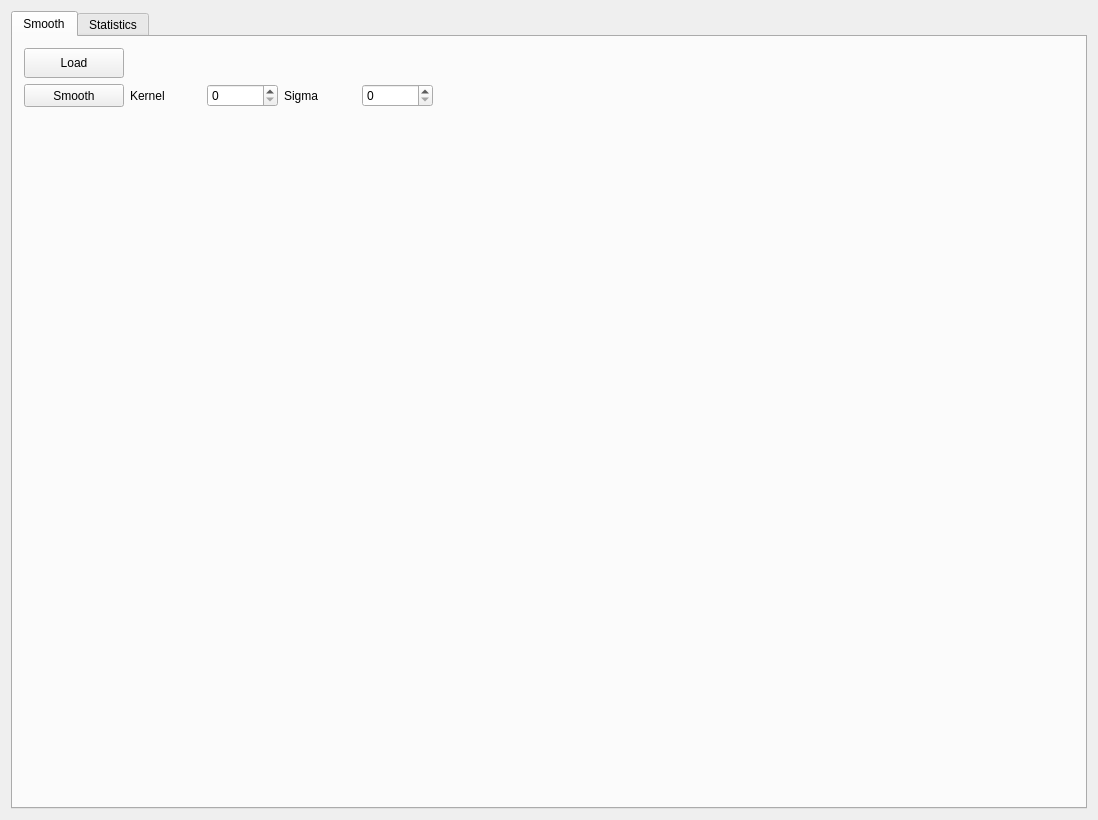
<?xml version="1.0" encoding="UTF-8"?>
<ui version="4.0">
 <class>Widget</class>
 <widget class="QWidget" name="Widget">
  <property name="geometry">
   <rect>
    <x>0</x>
    <y>0</y>
    <width>1098</width>
    <height>820</height>
   </rect>
  </property>
  <property name="windowTitle">
   <string>Widget</string>
  </property>
  <layout class="QVBoxLayout" name="verticalLayout">
   <item>
    <widget class="QTabWidget" name="smoothWidget">
     <property name="currentIndex">
      <number>0</number>
     </property>
     <widget class="QWidget" name="tab">
      <attribute name="title">
       <string>Smooth</string>
      </attribute>
      <layout class="QHBoxLayout" name="horizontalLayout">
       <item>
        <layout class="QVBoxLayout" name="verticalLayout_2" stretch="1,8">
         <item>
          <layout class="QGridLayout" name="gridLayout" columnstretch="9,1,1,1,1,9">
           <item row="1" column="1">
            <widget class="QLabel" name="label">
             <property name="text">
              <string>Kernel</string>
             </property>
            </widget>
           </item>
           <item row="1" column="0">
            <widget class="QPushButton" name="smoothButton">
             <property name="maximumSize">
              <size>
               <width>100</width>
               <height>30</height>
              </size>
             </property>
             <property name="text">
              <string>Smooth</string>
             </property>
            </widget>
           </item>
           <item row="0" column="0">
            <widget class="QPushButton" name="loadButton">
             <property name="maximumSize">
              <size>
               <width>100</width>
               <height>30</height>
              </size>
             </property>
             <property name="text">
              <string>Load</string>
             </property>
            </widget>
           </item>
           <item row="1" column="3">
            <widget class="QLabel" name="label_2">
             <property name="text">
              <string>Sigma</string>
             </property>
            </widget>
           </item>
           <item row="1" column="2">
            <widget class="QSpinBox" name="kernelSpinBox">
             <property name="accelerated">
              <bool>true</bool>
             </property>
            </widget>
           </item>
           <item row="1" column="4">
            <widget class="QSpinBox" name="sigmaSpinBox">
             <property name="accelerated">
              <bool>true</bool>
             </property>
            </widget>
           </item>
           <item row="0" column="1" colspan="4">
            <widget class="QLabel" name="folderLabel">
             <property name="text">
              <string/>
             </property>
             <property name="alignment">
              <set>Qt::AlignCenter</set>
             </property>
            </widget>
           </item>
           <item row="1" column="5">
            <spacer name="horizontalSpacer">
             <property name="orientation">
              <enum>Qt::Horizontal</enum>
             </property>
             <property name="sizeHint" stdset="0">
              <size>
               <width>40</width>
               <height>20</height>
              </size>
             </property>
            </spacer>
           </item>
          </layout>
         </item>
         <item>
          <layout class="QGridLayout" name="gridLayout_3">
           <item row="1" column="2">
            <widget class="QwtPlot" name="qwtPlot_07">
             <property name="sizePolicy">
              <sizepolicy hsizetype="Preferred" vsizetype="Preferred">
               <horstretch>0</horstretch>
               <verstretch>0</verstretch>
              </sizepolicy>
             </property>
            </widget>
           </item>
           <item row="1" column="0">
            <widget class="QwtPlot" name="qwtPlot_05">
             <property name="sizePolicy">
              <sizepolicy hsizetype="Preferred" vsizetype="Preferred">
               <horstretch>0</horstretch>
               <verstretch>0</verstretch>
              </sizepolicy>
             </property>
            </widget>
           </item>
           <item row="1" column="3">
            <widget class="QwtPlot" name="qwtPlot_08">
             <property name="sizePolicy">
              <sizepolicy hsizetype="Preferred" vsizetype="Preferred">
               <horstretch>0</horstretch>
               <verstretch>0</verstretch>
              </sizepolicy>
             </property>
            </widget>
           </item>
           <item row="2" column="3">
            <widget class="QwtPlot" name="qwtPlot_12">
             <property name="sizePolicy">
              <sizepolicy hsizetype="Preferred" vsizetype="Preferred">
               <horstretch>0</horstretch>
               <verstretch>0</verstretch>
              </sizepolicy>
             </property>
            </widget>
           </item>
           <item row="2" column="1">
            <widget class="QwtPlot" name="qwtPlot_10">
             <property name="sizePolicy">
              <sizepolicy hsizetype="Preferred" vsizetype="Preferred">
               <horstretch>0</horstretch>
               <verstretch>0</verstretch>
              </sizepolicy>
             </property>
            </widget>
           </item>
           <item row="2" column="0">
            <widget class="QwtPlot" name="qwtPlot_09">
             <property name="sizePolicy">
              <sizepolicy hsizetype="Preferred" vsizetype="Preferred">
               <horstretch>0</horstretch>
               <verstretch>0</verstretch>
              </sizepolicy>
             </property>
            </widget>
           </item>
           <item row="2" column="2">
            <widget class="QwtPlot" name="qwtPlot_11">
             <property name="sizePolicy">
              <sizepolicy hsizetype="Preferred" vsizetype="Preferred">
               <horstretch>0</horstretch>
               <verstretch>0</verstretch>
              </sizepolicy>
             </property>
            </widget>
           </item>
           <item row="1" column="1">
            <widget class="QwtPlot" name="qwtPlot_06">
             <property name="sizePolicy">
              <sizepolicy hsizetype="Preferred" vsizetype="Preferred">
               <horstretch>0</horstretch>
               <verstretch>0</verstretch>
              </sizepolicy>
             </property>
            </widget>
           </item>
           <item row="0" column="0">
            <widget class="QwtPlot" name="qwtPlot_01">
             <property name="sizePolicy">
              <sizepolicy hsizetype="Preferred" vsizetype="Preferred">
               <horstretch>0</horstretch>
               <verstretch>0</verstretch>
              </sizepolicy>
             </property>
            </widget>
           </item>
           <item row="0" column="1">
            <widget class="QwtPlot" name="qwtPlot_02">
             <property name="sizePolicy">
              <sizepolicy hsizetype="Preferred" vsizetype="Preferred">
               <horstretch>0</horstretch>
               <verstretch>0</verstretch>
              </sizepolicy>
             </property>
            </widget>
           </item>
           <item row="0" column="3">
            <widget class="QwtPlot" name="qwtPlot_04">
             <property name="sizePolicy">
              <sizepolicy hsizetype="Preferred" vsizetype="Preferred">
               <horstretch>0</horstretch>
               <verstretch>0</verstretch>
              </sizepolicy>
             </property>
            </widget>
           </item>
           <item row="0" column="2">
            <widget class="QwtPlot" name="qwtPlot_03">
             <property name="sizePolicy">
              <sizepolicy hsizetype="Preferred" vsizetype="Preferred">
               <horstretch>0</horstretch>
               <verstretch>0</verstretch>
              </sizepolicy>
             </property>
            </widget>
           </item>
          </layout>
         </item>
        </layout>
       </item>
      </layout>
     </widget>
     <widget class="QWidget" name="tab_2">
      <attribute name="title">
       <string>Statistics</string>
      </attribute>
      <layout class="QGridLayout" name="gridLayout_4">
       <item row="0" column="0">
        <widget class="QTableWidget" name="resultsTableWidget">
         <property name="sizeAdjustPolicy">
          <enum>QAbstractScrollArea::AdjustToContents</enum>
         </property>
         <property name="editTriggers">
          <set>QAbstractItemView::NoEditTriggers</set>
         </property>
         <property name="dragEnabled">
          <bool>false</bool>
         </property>
         <property name="dragDropMode">
          <enum>QAbstractItemView::NoDragDrop</enum>
         </property>
         <property name="alternatingRowColors">
          <bool>true</bool>
         </property>
         <property name="selectionMode">
          <enum>QAbstractItemView::NoSelection</enum>
         </property>
         <property name="textElideMode">
          <enum>Qt::ElideMiddle</enum>
         </property>
         <property name="verticalScrollMode">
          <enum>QAbstractItemView::ScrollPerPixel</enum>
         </property>
         <property name="horizontalScrollMode">
          <enum>QAbstractItemView::ScrollPerPixel</enum>
         </property>
         <property name="columnCount">
          <number>3</number>
         </property>
         <attribute name="horizontalHeaderCascadingSectionResizes">
          <bool>true</bool>
         </attribute>
         <attribute name="horizontalHeaderShowSortIndicator" stdset="0">
          <bool>false</bool>
         </attribute>
         <attribute name="horizontalHeaderStretchLastSection">
          <bool>false</bool>
         </attribute>
         <column/>
         <column/>
         <column/>
        </widget>
       </item>
       <item row="1" column="0">
        <widget class="QPushButton" name="exportPushButton">
         <property name="text">
          <string>Export Data</string>
         </property>
        </widget>
       </item>
      </layout>
     </widget>
    </widget>
   </item>
  </layout>
 </widget>
 <layoutdefault spacing="6" margin="11"/>
 <customwidgets>
  <customwidget>
   <class>QwtPlot</class>
   <extends>QFrame</extends>
   <header>qwt_plot.h</header>
   <container>1</container>
  </customwidget>
 </customwidgets>
 <resources/>
 <connections/>
</ui>
